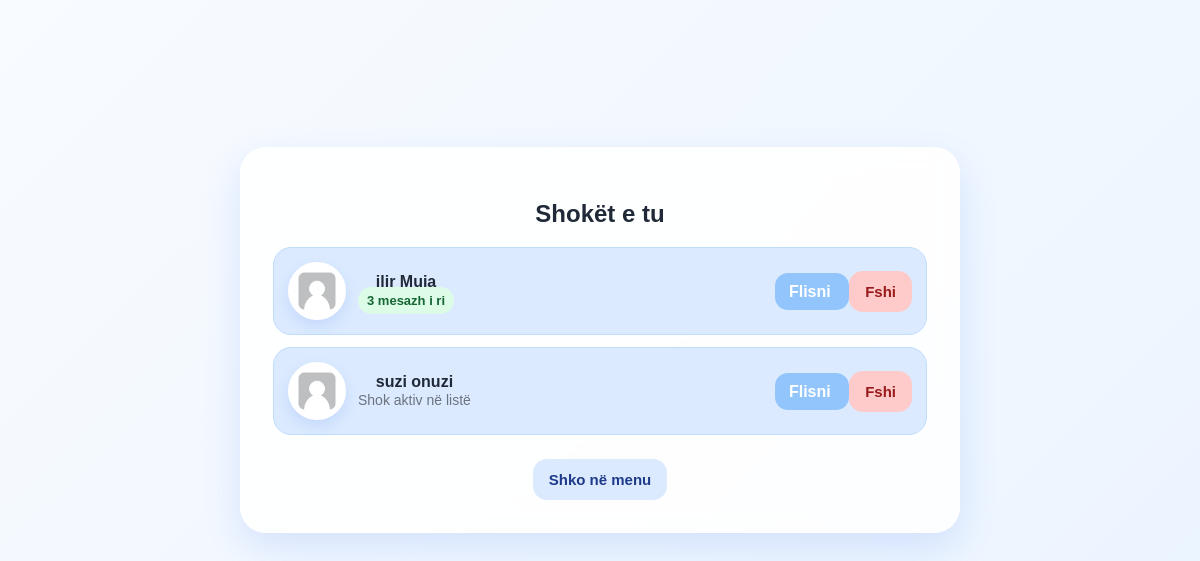
The app's page /femija/friends_list.php (signed in) with its own data.
### tables this page shows
CREATE TABLE `perdorues` (
  `id` int(11) NOT NULL,
  `emri` varchar(50) NOT NULL,
  `mbiemri` varchar(50) NOT NULL,
  `email` varchar(100) NOT NULL,
  `password` varchar(255) NOT NULL,
  `confirm_pass` varchar(255) DEFAULT NULL,
  `is_email_verified` tinyint(4) DEFAULT 0,
  `roli` enum('femije','prind') NOT NULL,
  `prind_id` int(11) DEFAULT NULL,
  `foto_profil` varchar(255) DEFAULT NULL,
  `created_at` timestamp NOT NULL DEFAULT current_timestamp(),
  `ditelindja` date DEFAULT NULL
);

### femija/friends_list.php (the view, shortened to what this page needs)
<?php
require_once "../configuration.php";
$user_id = (int)$_SESSION['user_id'];
$sql = "
    SELECT
        p.id,
        p.emri,
        p.mbiemri,
        p.foto_profil,
        SUM(CASE WHEN m.marres_id=? AND m.is_read=0 THEN 1 ELSE 0 END) AS unread_count
    FROM perdorues p
    JOIN friends f ON (p.id=f.user1 OR p.id=f.user2)
    LEFT JOIN mesazhe m ON (m.dergues_id=p.id AND m.marres_id=?)
    WHERE (f.user1=? OR f.user2=?)
      AND p.id!=?
    GROUP BY p.id, p.emri, p.mbiemri, p.foto_profil
    ORDER BY p.emri
";
$stmt = $conn->prepare($sql);
$stmt->bind_param("iiiii", $user_id, $user_id, $user_id, $user_id, $user_id);
$stmt->execute();
$result = $stmt->get_result();
?>
<!DOCTYPE html>
<html lang="sq">
<head>
    <link rel="stylesheet" href="../assets/child.css">
</head>
<body class="child-ui">
<div class="child-center-page">
    <div class="child-center-box">
        <h2>Shokët e tu</h2>
        <?php while ($row = $result->fetch_assoc()): ?>
            <?php $foto = '../' . ($row['foto_profil'] ?: 'uploads/default.png'); ?>
            <div class="child-friend-card">
                <div class="child-item-main">
                    <img
                        class="child-avatar"
                        src="<?= htmlspecialchars($foto) ?>"
                        onerror="this.onerror=null; this.src='../uploads/default.png';"
                        alt="Foto"
                    >
                    <div>
                        <b><?= htmlspecialchars($row['emri'] . ' ' . $row['mbiemri']) ?></b><br>
                        <?php if ((int)$row['unread_count'] > 0): ?>
                            <span class="child-unread">
                                <?= (int)$row['unread_count'] ?> mesazh i ri
                            </span>
                        <?php else: ?>
                            <small class="child-muted">Shok aktiv në listë</small>
                        <?php endif; ?>
                    </div>
                </div>
                <div>
                    <a class="child-friend-link" href="messages.php?friend_id=<?= (int)$row['id'] ?>">
                        Flisni
                    </a>
                    <form
                        method="post"
                        action="remove_friends.php"
                        style="display:inline;"
                        onsubmit="return confirm('A je i/e sigurt që do ta fshish këtë shok?')"
                    >
                        <button type="submit" class="child-btn child-btn-danger">
                            Fshi
                        </button>
                    </form>
                </div>
            </div>
        <?php endwhile; ?>
        <div class="child-actions">
            <a class="child-btn child-btn-light" href="f_dashboard.php">Shko në menu</a>
        </div>
    </div>
</div>
</body>
</html>

### assets/child.css (style rules this page uses)
:root { --child-bg-1:#f8fbff; --child-bg-2:#eaf4ff; --child-blue:#bfe3ff; --child-blue-strong:#7cc7ff; --child-blue-deep:#2563eb; --child-green:#dcfce7; --child-green-strong:#86efac; --child-red:#fee2e2; --child-red-strong:#fca5a5; --child-white:rgba(255,255,255,.88); --child-text:#1f2937; --child-muted:#6b7280; }
* { box-sizing:border-box; }
html { width:100%; min-height:100%; -webkit-text-size-adjust:100%; }
body.child-ui { margin:0; min-height:100vh; min-height:100dvh; font-family:Arial,sans-serif; background:linear-gradient(135deg,var(--child-bg-1),var(--child-bg-2)); color:var(--child-text); }
.child-btn { border:none; background:var(--child-blue-strong); color:white; padding:12px 16px; border-radius:14px; font-weight:bold; text-decoration:none; display:inline-block; cursor:pointer; font-size:15px; }
.child-btn-light { background:#dbeafe; color:#1e3a8a; }
.child-btn-reject, .child-btn-danger { background:#fecaca; color:#991b1b; }
.child-item-main { display:flex; align-items:center; gap:12px; }
.child-avatar { width:58px; height:58px; min-width:58px; border-radius:50%; object-fit:cover; background:#fff; border:3px solid #fff; box-shadow:0 6px 14px rgba(37,99,235,.12); }
.child-muted { color:var(--child-muted); font-size:14px; }
.child-center-page { min-height:85vh; min-height:85dvh; display:flex; align-items:center; justify-content:center; padding:28px 0; }
.child-center-box { width:min(720px,92%); text-align:center; background:var(--child-white); backdrop-filter:blur(14px); -webkit-backdrop-filter:blur(14px); border:1px solid rgba(255,255,255,.8); border-radius:26px; padding:32px; box-shadow:0 15px 38px rgba(37,99,235,.14); }
.child-actions { display:flex; justify-content:center; gap:12px; flex-wrap:wrap; margin-top:24px; }
.child-friend-card { background:#dbeafe; border:1px solid #bfdbfe; border-radius:18px; padding:14px; margin-bottom:12px; display:flex; align-items:center; justify-content:space-between; gap:14px; }
.child-friend-link { background:#93c5fd; color:white; padding:10px 14px; border-radius:13px; text-decoration:none; font-weight:bold; }
.child-unread { background:#dcfce7; color:#166534; padding:6px 9px; border-radius:999px; font-weight:bold; font-size:13px; }

### records on screen
perdorues: emri+mbiemri "ilir Muja", unread_count "3"
perdorues: emri+mbiemri "suzi onuzi", shows "Shok aktiv në listë"
